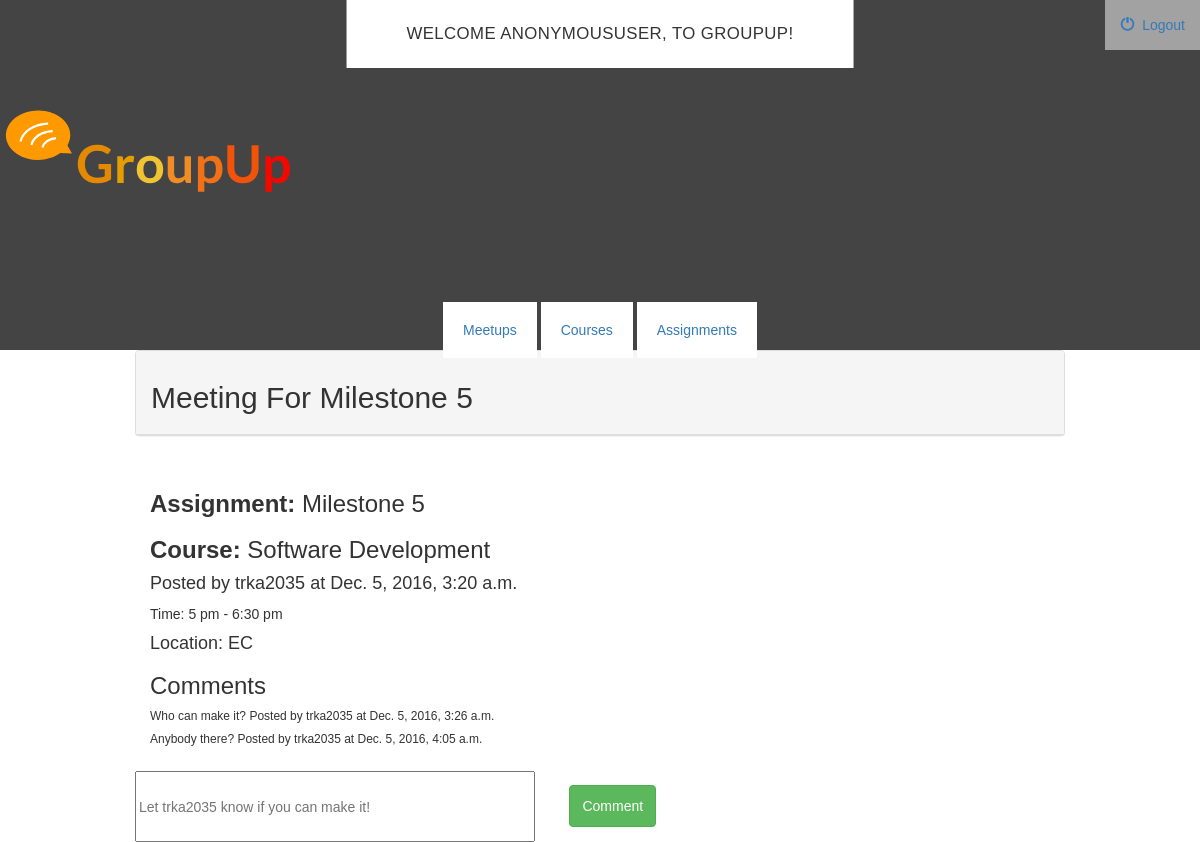
The page /meetups/3/ on the database its author committed.
### meetups/models.py (models this page shows, shortened)
class MeetUp(models.Model):
    title = models.CharField(max_length=30)
    assignment = models.ForeignKey(Assignment, on_delete=models.CASCADE)
    course = models.ForeignKey(Course, on_delete=models.CASCADE)
    user = models.ForeignKey(settings.AUTH_USER_MODEL, default=1)
    start_time = models.CharField(max_length=25)
    est_end_time = models.CharField(max_length=25)
    location = models.CharField(max_length=20)
    created_at = models.DateTimeField(auto_now_add=True)
    def __str__(self):
        return self.title

class Comment(models.Model):
    meetup = models.ForeignKey(MeetUp, on_delete=models.CASCADE)
    user = models.ForeignKey(settings.AUTH_USER_MODEL, default=1)
    comment_content = models.CharField(max_length=50)
    created_at = models.DateTimeField(auto_now_add=True)

### assignments/models.py (models this page shows)
class Assignment(models.Model):
    user = models.ForeignKey(settings.AUTH_USER_MODEL, default=1)
    title = models.CharField(max_length=30)
    description = models.CharField(max_length=100)
    course = models.ForeignKey(Course, on_delete=models.CASCADE)
    due_date = models.CharField(max_length=25)
    is_complete = models.BooleanField(default=False)
    def __str__(self):
        return self.title

### courses/models.py (models this page shows)
class Course(models.Model):
    user = models.ForeignKey(settings.AUTH_USER_MODEL, default=1)
    title = models.CharField(max_length=30)
    description = models.TextField(max_length=400)
    location = models.CharField(max_length=30)
    start_day = models.CharField(max_length=25)
    end_day = models.CharField(max_length=25)
    time = models.CharField(max_length=30)
    def __str__(self):
        return self.title

### meetups/views.py (the view)
# urls.py: url(r'^(?P<meetup_id>[0-9]+)/$', views.detail, name='detail'),
def detail(request, meetup_id):
	meetup = get_object_or_404(MeetUp, pk=meetup_id)
	form = CommentForm(request.POST, request.FILES)
	return render(request, 'meetups/detail.html', {'meetup':meetup, 'form':form})

### home/forms.py
class CommentForm(forms.ModelForm):
    class Meta:
        model = Comment
        fields = ['comment_content']

### meetups/templates/meetups/detail.html (shortened to what this page needs)
{% extends 'courses/base.html' %}
{% block body %}
  <div class="container-fluid">
    <div class="panel panel-default">
      <div class="panel-heading">
        <h2>{{ meetup.title }}</h2>
      </div>
    </div>
      <div class="panel-body">
        <h3><strong>Assignment:</strong> {{ meetup.assignment }}</h3>
        <h3><strong>Course:</strong> {{ meetup.course }}</h3>
        <h4>Posted by {{ meetup.user }} at {{ meetup.created_at }}</h4>
        <p>Time: {{ meetup.start_time }} - {{ meetup.est_end_time }}</p>
        <h4>Location: {{ meetup.location }}</h4>
        <h3>Comments</h3>
        {% for comment in meetup.comment_set.all %}
        <div class="comment-container">
          <div class="comment-content">
            <h6>{{ comment.comment_content }} Posted by {{ comment.user }} at {{ comment.created_at }}</h6>
          </div>
        </div>
        {% endfor %}
      </div>
      <form class="comment-form" role="form" action="{% url 'meetups:create_comment' meetup.id %}" method="post" enctype="multipart/form-data">
          <input type="text" id="id_comment_content" maxlength="50" name="comment_content" placeholder="Let {{ meetup.user }} know if you can make it!" required>
            <div class="form-group">
              <div class="col-sm-offset-2 col-sm-10">
                  <button type="submit" class="btn btn-success">Comment</button>
              </div>
            </div>
      </form>
  </div>
{% endblock %}

### courses/static/courses/style.css (style rules this page uses)
body { font-family: 'Montserrat', sans-serif; font-weight: 400; color: #333; }
.btn-success { height: 3em; margin-top: 1em; }
#id_comment_content { width: 400px; }
.comment-form { display: flex; }

### rows shown on the page
MeetUp: title "Meeting For Milestone 5", assignment "Milestone 5", course "Software Development", user "trka2035", created_at "Dec. 5, 2016, 3:20 a.m.", start_time "5 pm", est_end_time "6:30 pm", location "EC", comment_content "Let trka2035 know if you can make it!"
Comment: comment_content "Who can make it?", user "trka2035", created_at "Dec. 5, 2016, 3:26 a.m."
Comment: comment_content "Anybody there?", user "trka2035", created_at "Dec. 5, 2016, 4:05 a.m."

### other values the page prints
{{ user }} "ANONYMOUSUSER"
